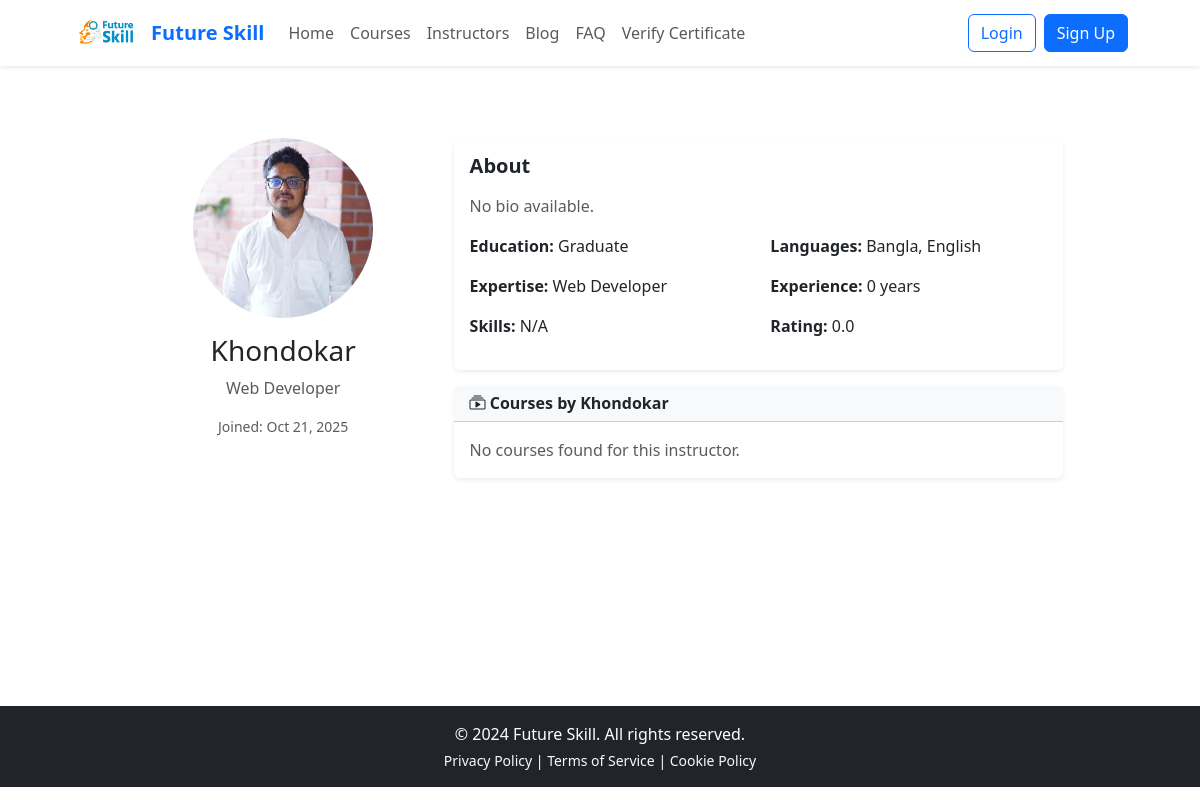
Screenshot of /instructor/instructor/6/ with the database file from the repository.
### apps/accounts/models.py (models this page shows, shortened)
class User(AbstractUser):
    STUDENT = "student"
    INSTRUCTOR = "instructor"
    ADMIN = "admin"
    LEARNER = "learner"
    ROLE_CHOICES = (
        (STUDENT, "Student"),
        (INSTRUCTOR, "Instructor"),
        (ADMIN, "Admin"),
    )
    role = models.CharField(
        max_length=20,
        choices=ROLE_CHOICES,
        default=STUDENT,
    )
    avatar = models.ImageField(upload_to="avatars/", null=True, blank=True)
    is_approved = models.BooleanField(default=False)

class UserProfile(models.Model):
    ROLE_ADMIN = "admin"
    ROLE_INSTRUCTOR = "instructor"
    ROLE_LEARNER = "learner"
    user = models.OneToOneField(
        settings.AUTH_USER_MODEL,
        on_delete=models.CASCADE,
        related_name="profile",
    )
    phone = models.CharField(max_length=30, blank=True)
    gender = models.CharField(max_length=20, blank=True)
    date_of_birth = models.DateField(null=True, blank=True)
    address = models.CharField(max_length=255, blank=True)
    city = models.CharField(max_length=120, blank=True)
    country = models.CharField(max_length=120, blank=True)
    bio = models.TextField(blank=True)
    profile_picture = models.ImageField(
        upload_to="profiles/", blank=True, null=True
    )
    linkedin_url = models.URLField(blank=True)
    facebook_url = models.URLField(blank=True)
    twitter_url = models.URLField(blank=True)
    website = models.URLField(blank=True)
    is_verified = models.BooleanField(default=False)
    preferred_language = models.CharField(max_length=50, blank=True)
    timezone = models.CharField(max_length=50, blank=True)
    created_at = models.DateTimeField(auto_now_add=True)
    updated_at = models.DateTimeField(auto_now=True)

### apps/instructor_tool/models.py (models this page shows, shortened)
class InstructorProfile(models.Model):
    user = models.OneToOneField(settings.AUTH_USER_MODEL, on_delete=models.CASCADE, related_name='instructorprofile')
    professional_title = models.CharField(max_length=150, blank=True)
    bio = models.TextField(blank=True)
    education = models.CharField(max_length=255, blank=True)
    experience_years = models.PositiveIntegerField(default=0)
    skills = models.TextField(blank=True, help_text="Comma-separated skills")
    expertise_area = models.CharField(max_length=255, blank=True)
    languages = models.CharField(max_length=255, blank=True, help_text="Comma-separated languages taught")
    cv_resume = models.FileField(upload_to='instructors/cv/', blank=True, null=True)
    id_verification = models.FileField(upload_to='instructors/id_docs/', blank=True, null=True)
    signature_image = models.ImageField(upload_to='instructors/signatures/', blank=True, null=True)
    bank_account = models.CharField(max_length=255, blank=True)
    payment_method = models.CharField(max_length=50, blank=True)
    approved_by_admin = models.BooleanField(default=False)
    approved_at = models.DateTimeField(null=True, blank=True)
    is_active = models.BooleanField(default=True)
    rating = models.DecimalField(max_digits=3, decimal_places=2, default=0.0)
    total_courses = models.PositiveIntegerField(default=0)
    total_students = models.PositiveIntegerField(default=0)
    linkedin = models.URLField(blank=True)
    twitter = models.URLField(blank=True)
    website = models.URLField(blank=True)
    created_at = models.DateTimeField(auto_now_add=True)
    updated_at = models.DateTimeField(auto_now=True)

### apps/instructor_tool/views.py (the view)
# urls.py: path("instructor/<int:instructor_id>/", views.instructor_detail, name="detail"),
def instructor_detail(request, instructor_id):
    User = apps.get_model("accounts", "User")
    instructor = get_object_or_404(User, id=instructor_id)
    if instructor.role not in ("instructor", "admin"):
        messages.error(request, "This user is not available as an instructor profile.")
        return redirect("home:home")
    courses = Course.objects.filter(
        instructor=instructor,
        status=Course.STATUS_APPROVED,
    )
    return render(request, "instructor_tool/instructor_detail.html", {"instructor": instructor, "courses": courses})

### apps/core/context_processors.py (called while the page is built, shortened)
def user_role_context(request):
    user = getattr(request, "user", None)
    if not getattr(user, "is_authenticated", False):
        return {
            "user_role": None,
            "is_student_user": False,
            "is_instructor_user": False,
            "is_admin_user": False,
        }

### templates/instructor_tool/instructor_detail.html (shortened to what this page needs)
{% extends "base.html" %}
{% load static %}
{% block content %}
<div class="container mt-5 mb-5">
  <div class="row g-4">
    <div class="col-md-4 text-center">
      {% if instructor.avatar %}
        <img src="{{ instructor.avatar.url }}" class="rounded-circle" width="180" height="180" style="object-fit:cover;">
      {% elif instructor.profile and instructor.profile.profile_picture %}
        <img src="{{ instructor.profile.profile_picture.url }}" class="rounded-circle" width="180" height="180" style="object-fit:cover;">
      {% else %}
        <img src="{% static 'images/default instructor image.jpg' %}" class="rounded-circle" width="180" height="180" style="object-fit:cover;">
      {% endif %}
      <h3 class="mt-3">{{ instructor.get_full_name|default:instructor.username }}</h3>
      <p class="text-muted">
        {% if instructor.instructorprofile %}
          {{ instructor.instructorprofile.professional_title|default:"Instructor" }}
        {% else %}
          {{ instructor.professional_title|default:"Instructor" }}
        {% endif %}
      </p>
      <p class="small text-muted">Joined: {{ instructor.date_joined|date:"M d, Y" }}</p>
    </div>
    <div class="col-md-8">
      <div class="card shadow-sm border-0 mb-3">
        <div class="card-body">
          <h5 class="fw-bold mb-3">About</h5>
          <p class="text-muted">{{ instructor.profile.bio|default:"No bio available." }}</p>
          <div class="row">
            <div class="col-md-6">
              <p><strong>Education:</strong> {{ instructor.instructorprofile.education|default:"N/A" }}</p>
              <p><strong>Expertise:</strong> {{ instructor.instructorprofile.expertise_area|default:"N/A" }}</p>
              <p><strong>Skills:</strong> {{ instructor.instructorprofile.skills|default:"N/A" }}</p>
            </div>
            <div class="col-md-6">
              <p><strong>Languages:</strong> {{ instructor.instructorprofile.languages|default:"N/A" }}</p>
              <p><strong>Experience:</strong> {{ instructor.instructorprofile.experience_years|default:"0" }} years</p>
              <p><strong>Rating:</strong> {{ instructor.instructorprofile.rating|default:"0.0" }}</p>
            </div>
          </div>
        </div>
      </div>
      <div class="card shadow-sm border-0">
        <div class="card-header bg-light">
          <h6 class="fw-bold mb-0"><i class="bi bi-collection-play"></i> Courses by {{ instructor.get_full_name|default:instructor.username }}</h6>
        </div>
        <div class="card-body">
          {% if courses %}
            <div class="list-group">
              {% for c in courses %}
              <a href="{% url 'courses:course_detail' c.id %}" class="list-group-item list-group-item-action d-flex justify-content-between align-items-center">
                <span>{{ c.title }}</span>
                <span class="badge bg-secondary">{{ c.get_status_display|default:c.status }}</span>
              </a>
              {% endfor %}
            </div>
          {% else %}
            <p class="text-muted mb-0">No courses found for this instructor.</p>
          {% endif %}
        </div>
      </div>
    </div>
  </div>
</div>
{% endblock %}

### templates/base.html (style rules this page uses)
.container, .container-fluid { max-width: 90% !important; margin-left: auto; margin-right: auto; }

### rows the page displays
User: profile.profile_picture (picture), get_full_name "Khondokar", instructorprofile.professional_title "Web Developer", date_joined "Oct 21, 2025", profile.bio "No bio available.", instructorprofile.education "Graduate", instructorprofile.expertise_area "Web Developer", instructorprofile.skills "N/A", instructorprofile.languages "Bangla, English", instructorprofile.experience_years "0", instructorprofile.rating "0.0"

### other values shown
{{ now.year|default:"2024" }} "2024"
